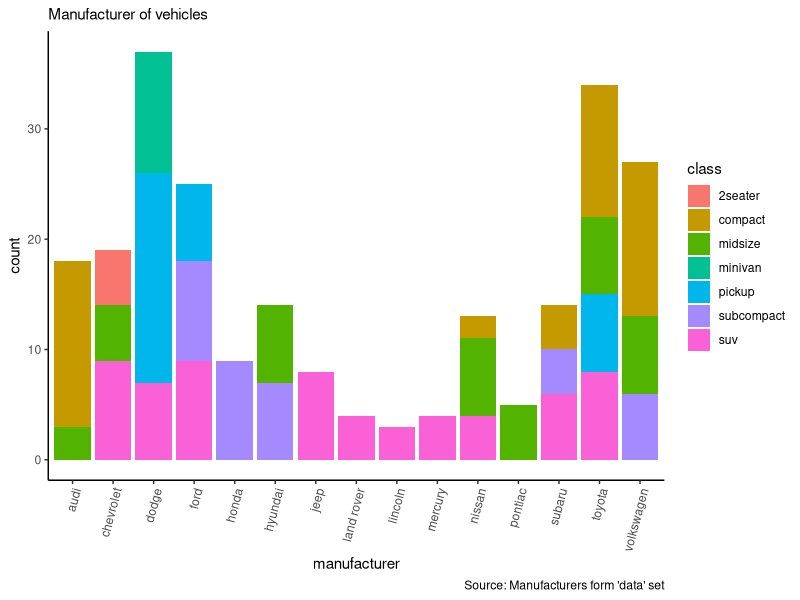
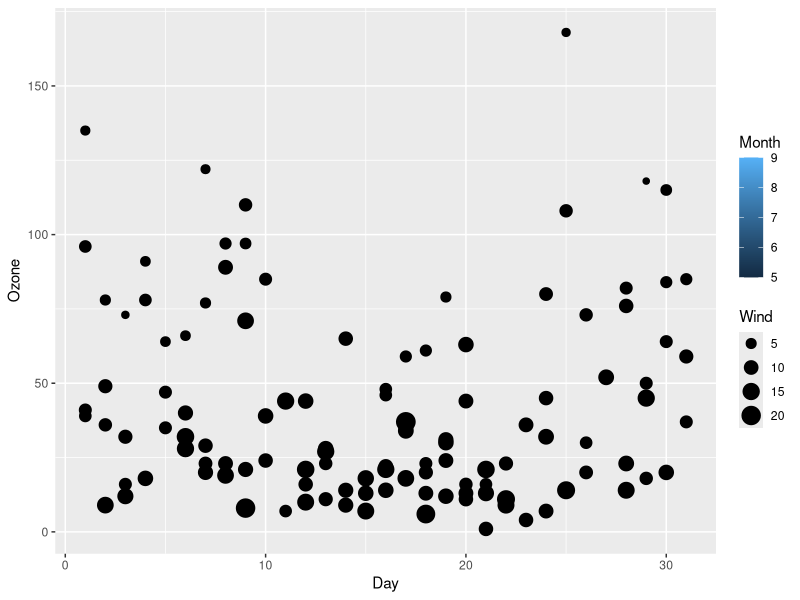
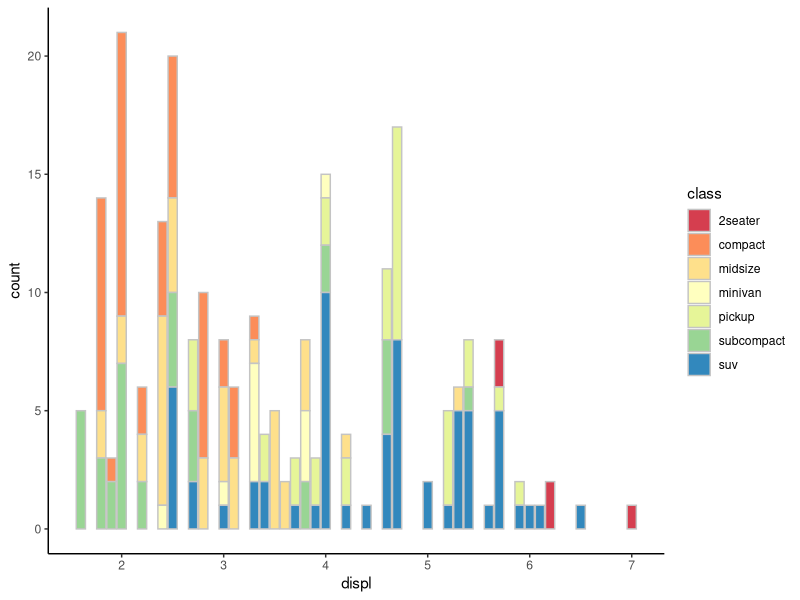

The R script that drew these images, in order:
## ---- chunk 1
knitr::opts_chunk$set(echo = FALSE)
# install.packages("tidyverse")
library(ggplot2)
library(tidyverse)
library(data.table)
data(airquality)
dt.airquality <- data.table(airquality)
data(mtcars)
dt.mtcars <- data.table("type" = row.names(mtcars), mtcars)

write.table(dt.airquality, file = "airquality.csv", sep = ",", row.names = F)
write.table(dt.mtcars, file = "mtcars.csv", sep = ",", row.names = F)
## ---- chunk 2

ggplot(mpg) +
  geom_bar(aes(x = manufacturer, fill = class)) +
  theme_classic() + 
  theme(axis.text.x = element_text(angle = 75, hjust = 1)) + 
  labs("Categorywise Bar Chart", subtitle = "Manufacturer of vehicles", caption = "Source: Manufacturers form 'data' set") 

## ---- chunk 3
ggplot(airquality) + 
  geom_point(aes(x = Day, y = Ozone, fill = Month, size = Wind))
## ---- chunk 4
ggplot(mpg) +
  geom_bar(aes(x = displ, fill = class), color = "#c4c4c4") +
  labs("Histogram with Auto Binning", "Engine Displacement across Vehicle Classes") +
  theme_classic() +
  scale_fill_manual(values = c('#d53e4f','#fc8d59','#fee08b','#ffffbf','#e6f598','#99d594','#3288bd'))


